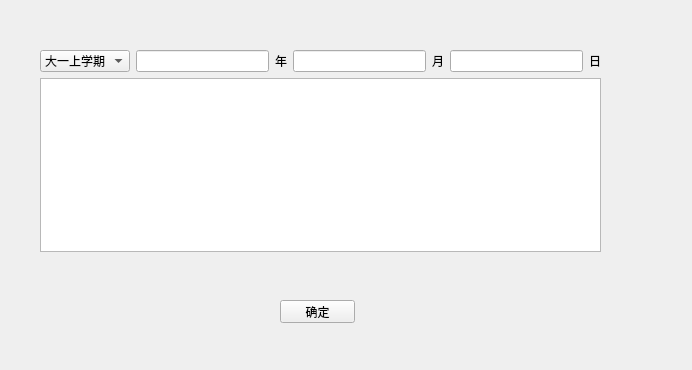
<?xml version="1.0" encoding="UTF-8"?>
<ui version="4.0">
 <class>showClass</class>
 <widget class="QWidget" name="showClass">
  <property name="windowModality">
   <enum>Qt::ApplicationModal</enum>
  </property>
  <property name="geometry">
   <rect>
    <x>0</x>
    <y>0</y>
    <width>692</width>
    <height>370</height>
   </rect>
  </property>
  <property name="windowTitle">
   <string>Form</string>
  </property>
  <widget class="QPushButton" name="pushButton">
   <property name="geometry">
    <rect>
     <x>280</x>
     <y>300</y>
     <width>75</width>
     <height>23</height>
    </rect>
   </property>
   <property name="text">
    <string>确定</string>
   </property>
  </widget>
  <widget class="QWidget" name="">
   <property name="geometry">
    <rect>
     <x>40</x>
     <y>50</y>
     <width>561</width>
     <height>222</height>
    </rect>
   </property>
   <layout class="QVBoxLayout" name="verticalLayout">
    <item>
     <layout class="QHBoxLayout" name="horizontalLayout">
      <item>
       <widget class="QComboBox" name="comboBox">
        <item>
         <property name="text">
          <string>大一上学期</string>
         </property>
        </item>
        <item>
         <property name="text">
          <string>大一下学期</string>
         </property>
        </item>
        <item>
         <property name="text">
          <string>大二上学期</string>
         </property>
        </item>
        <item>
         <property name="text">
          <string>大二下学期</string>
         </property>
        </item>
        <item>
         <property name="text">
          <string>大三上学期</string>
         </property>
        </item>
        <item>
         <property name="text">
          <string>大三下学期</string>
         </property>
        </item>
        <item>
         <property name="text">
          <string>大四上学期</string>
         </property>
        </item>
        <item>
         <property name="text">
          <string>大四下学期</string>
         </property>
        </item>
       </widget>
      </item>
      <item>
       <widget class="QLineEdit" name="lineEdit"/>
      </item>
      <item>
       <widget class="QLabel" name="label">
        <property name="text">
         <string>年</string>
        </property>
       </widget>
      </item>
      <item>
       <widget class="QLineEdit" name="lineEdit_2"/>
      </item>
      <item>
       <widget class="QLabel" name="label_2">
        <property name="text">
         <string>月</string>
        </property>
       </widget>
      </item>
      <item>
       <widget class="QLineEdit" name="lineEdit_3"/>
      </item>
      <item>
       <widget class="QLabel" name="label_3">
        <property name="text">
         <string>日</string>
        </property>
       </widget>
      </item>
     </layout>
    </item>
    <item>
     <widget class="QListView" name="listView"/>
    </item>
    <item>
     <widget class="QLabel" name="label_4">
      <property name="text">
       <string/>
      </property>
     </widget>
    </item>
   </layout>
  </widget>
 </widget>
 <resources/>
 <connections/>
</ui>
